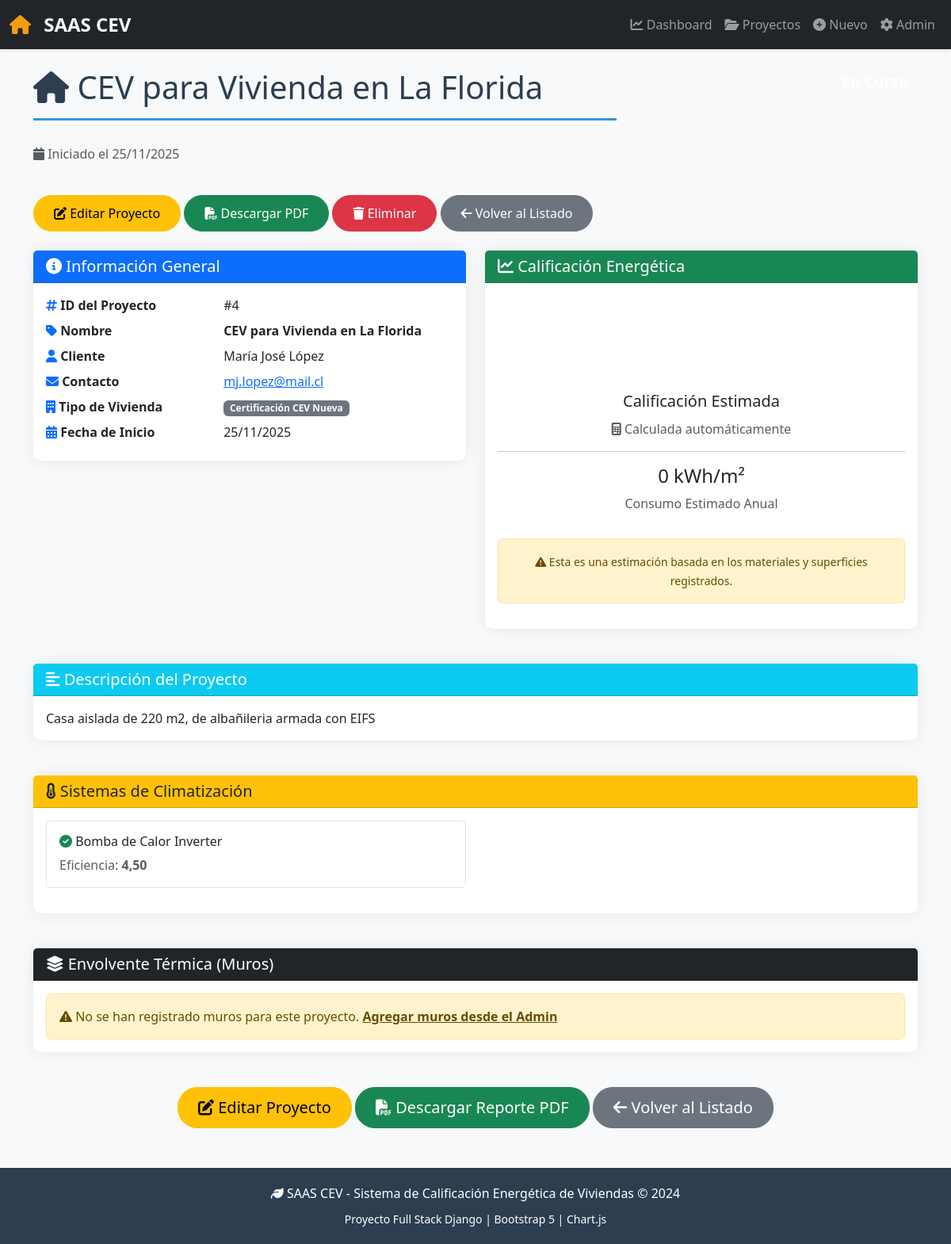
Screenshot of /proyectos/4/ with the database file from the repository.
### gestion/models.py (models this page shows, shortened)
class Proyecto(models.Model):
    cliente = models.ForeignKey(Cliente, on_delete=models.CASCADE, related_name='proyectos')
    tipo = models.ForeignKey(TipoProyecto, on_delete=models.PROTECT)
    sistemas = models.ManyToManyField(SistemaClimatizacion, related_name='proyectos', blank=True)
    nombre = models.CharField(max_length=200, verbose_name="Nombre de la Vivienda/Proyecto")
    descripcion = models.TextField(blank=True, null=True)
    fecha_inicio = models.DateField(default=date.today)
    class Meta:
        verbose_name_plural = "Proyectos"
        ordering = ['-fecha_inicio']
    def get_estado_display(self):
        try:
            resultado = self.resultados
            return f"Calificado ({resultado.calificacion})"
        except ObjectDoesNotExist:
            return "En Curso"
    def calcular_calificacion_energetica(self):
        total_conductividad = 0
        total_superficie = 0
        for muro in self.muros.all():
            total_conductividad += (
                float(muro.material_aislante.conductividad) *
                float(muro.superficie)
            )
            total_superficie += float(muro.superficie)
        return 'Sin datos'
    def calcular_consumo_estimado(self):
        calificacion = self.calcular_calificacion_energetica()
        consumos = {
            'A+': 50,
            'A': 75,
            'B': 100,
            'C': 150,
            'D': 200,
            'Sin datos': 0
        }
        return consumos.get(calificacion, 0)
    def get_badge_class(self):
        try:
            calificacion = self.resultados.calificacion
        except ObjectDoesNotExist:
            calificacion = self.calcular_calificacion_energetica()
        badges = {
            'A+': 'success',
            'A': 'primary',
            'B': 'info',
            'C': 'warning',
            'D': 'danger',
            'Sin datos': 'secondary'
        }
        return badges.get(calificacion, 'secondary')

class Cliente(models.Model):
    nombre = models.CharField(max_length=100, verbose_name="Nombre/Razón Social")
    contacto = models.CharField(max_length=100, verbose_name="Email de Contacto", unique=True)

class TipoProyecto(models.Model):
    nombre = models.CharField(max_length=50)
    class Meta:
        verbose_name_plural = "Tipos de Proyecto"

class SistemaClimatizacion(models.Model):
    tipo = models.CharField(max_length=100, verbose_name="Tipo de Sistema")
    eficiencia_nominal = models.DecimalField(max_digits=5, decimal_places=2, default=1.0, verbose_name="Eficiencia Nominal (COP/SCOP)")
    class Meta:
        verbose_name_plural = "Sistemas de Climatización"

### gestion/views.py (the view)
# urls.py: path('proyectos/<int:pk>/', ProyectoDetailView.as_view(), name='proyecto-detalle'),
class ProyectoDetailView(DetailView):
    model = Proyecto
    template_name = 'gestion/proyecto_detail.html'
    def get_context_data(self, **kwargs):
        context = super().get_context_data(**kwargs)
        proyecto = self.object
        context['calificacion_estimada'] = proyecto.calcular_calificacion_energetica()
        context['consumo_estimado'] = proyecto.calcular_consumo_estimado()
        context['muros'] = proyecto.muros.select_related('material_aislante').all()
        return context

### gestion/templates/gestion/proyecto_detail.html (shortened to what this page needs)
{% extends "gestion/base.html" %}
{% block content %}
<div class="row mb-4">
    <div class="col-md-8">
        <h1 class="page-header">
            <i class="fas fa-home"></i> {{ proyecto.nombre }}
        </h1>
        <p class="text-muted">
            <i class="fas fa-calendar"></i> Iniciado el {{ proyecto.fecha_inicio|date:"d/m/Y" }}
        </p>
    </div>
    <div class="col-md-4 text-end">
        <span class="badge badge-{{ proyecto.get_badge_class }}" style="font-size: 1.2rem;">
        </span>
    </div>
</div>
<div class="row mb-4">
    <div class="col-12">
        <a href="{% url 'proyecto-editar' proyecto.pk %}" class="btn btn-warning btn-custom">
            <i class="fas fa-edit"></i> Editar Proyecto
        </a>
        <a href="{% url 'proyecto-pdf' proyecto.pk %}" class="btn btn-success btn-custom">
            <i class="fas fa-file-pdf"></i> Descargar PDF
        </a>
        <a href="{% url 'proyecto-eliminar' proyecto.pk %}" class="btn btn-danger btn-custom">
            <i class="fas fa-trash"></i> Eliminar
        </a>
        <a href="{% url 'proyecto-list' %}" class="btn btn-secondary btn-custom">
            <i class="fas fa-arrow-left"></i> Volver al Listado
        </a>
    </div>
</div>
<div class="row">
    <div class="col-md-6">
        <div class="card">
            <div class="card-header bg-primary text-white">
                <h5 class="mb-0">
                    <i class="fas fa-info-circle"></i> Información General
                </h5>
            </div>
            <div class="card-body">
                <dl class="row mb-0">
                    <dt class="col-sm-5"><i class="fas fa-hashtag text-primary"></i> ID del Proyecto</dt>
                    <dd class="col-sm-7">#{{ proyecto.pk }}</dd>
                    <dt class="col-sm-5"><i class="fas fa-tag text-primary"></i> Nombre</dt>
                    <dd class="col-sm-7"><strong>{{ proyecto.nombre }}</strong></dd>
                    <dt class="col-sm-5"><i class="fas fa-user text-primary"></i> Cliente</dt>
                    <dd class="col-sm-7">{{ proyecto.cliente.nombre }}</dd>
                    <dt class="col-sm-5"><i class="fas fa-envelope text-primary"></i> Contacto</dt>
                    <dd class="col-sm-7">
                        <a href="mailto:{{ proyecto.cliente.contacto }}">{{ proyecto.cliente.contacto }}</a>
                    </dd>
                    <dt class="col-sm-5"><i class="fas fa-building text-primary"></i> Tipo de Vivienda</dt>
                    <dd class="col-sm-7">
                        <span class="badge bg-secondary">{{ proyecto.tipo.nombre }}</span>
                    </dd>
                    <dt class="col-sm-5"><i class="fas fa-calendar-alt text-primary"></i> Fecha de Inicio</dt>
                    <dd class="col-sm-7">{{ proyecto.fecha_inicio|date:"d/m/Y" }}</dd>
                </dl>
            </div>
        </div>
    </div>
    <div class="col-md-6">
        <div class="card">
            <div class="card-header bg-success text-white">
                <h5 class="mb-0">
                    <i class="fas fa-chart-line"></i> Calificación Energética
                </h5>
            </div>
            <div class="card-body text-center">
                {% if proyecto.resultados %}
                    <h2 class="display-1 mb-3">
                        <span class="badge badge-{{ proyecto.resultados.calificacion }}" style="font-size: 3rem;">
                            {{ proyecto.resultados.calificacion }}
                        </span>
                    </h2>
                    <p class="lead mb-2">
                        <strong>Calificación Oficial</strong>
                    </p>
                    <p class="text-muted mb-3">
                        Certificado el {{ proyecto.resultados.fecha_calificacion|date:"d/m/Y" }}
                    </p>
                    <hr>
                    <div class="row">
                        <div class="col-12">
                            <h4>{{ proyecto.resultados.consumo_energia_anual }} kWh/m²</h4>
                            <p class="text-muted">Consumo Anual</p>
                        </div>
                    </div>
                {% else %}
                    <h2 class="display-1 mb-3">
                        <span class="badge badge-{{ calificacion_estimada }}" style="font-size: 3rem;">
                        </span>
                    </h2>
                    <p class="lead mb-2">
                        <strong>Calificación Estimada</strong>
                    </p>
                    <p class="text-muted mb-3">
                        <i class="fas fa-calculator"></i> Calculada automáticamente
                    </p>
                    <hr>
                    <div class="row">
                        <div class="col-12">
                            <h4>{{ consumo_estimado }} kWh/m²</h4>
                            <p class="text-muted">Consumo Estimado Anual</p>
                        </div>
                    </div>
                    <div class="alert alert-warning mt-3">
                        <small>
                            <i class="fas fa-exclamation-triangle"></i>
                            Esta es una estimación basada en los materiales y superficies registrados.
                        </small>
                    </div>
                {% endif %}
            </div>
        </div>
    </div>
</div>
{% if proyecto.descripcion %}
<div class="row mt-4">
    <div class="col-12">
        <div class="card">
            <div class="card-header bg-info text-white">
                <h5 class="mb-0">
                    <i class="fas fa-align-left"></i> Descripción del Proyecto
                </h5>
            </div>
            <div class="card-body">
                <p class="mb-0">{{ proyecto.descripcion }}</p>
            </div>
        </div>
    </div>
</div>
{% endif %}
<div class="row mt-4">
    <div class="col-12">
        <div class="card">
            <div class="card-header bg-warning text-dark">
                <h5 class="mb-0">
                    <i class="fas fa-thermometer-half"></i> Sistemas de Climatización
                </h5>
            </div>
            <div class="card-body">
                {% if proyecto.sistemas.all %}
                    <div class="row">
                        {% for sistema in proyecto.sistemas.all %}
                        <div class="col-md-6 mb-3">
                            <div class="p-3 border rounded">
                                <h6 class="mb-2">
                                    <i class="fas fa-check-circle text-success"></i>
                                    {{ sistema.tipo }}
                                </h6>
                                <p class="text-muted mb-0">
                                    Eficiencia: <strong>{{ sistema.eficiencia_nominal }}</strong>
                                </p>
                            </div>
                        </div>
                        {% endfor %}
                    </div>
                {% else %}
                    <div class="alert alert-secondary mb-0">
                        <i class="fas fa-info-circle"></i>
                        No se han registrado sistemas de climatización para este proyecto.
                    </div>
                {% endif %}
            </div>
        </div>
    </div>
</div>
<div class="row mt-4">
    <div class="col-12">
        <div class="card">
            <div class="card-header bg-dark text-white">
                <h5 class="mb-0">
                    <i class="fas fa-layer-group"></i> Envolvente Térmica (Muros)
                </h5>
            </div>
            <div class="card-body">
                {% if muros %}
                    <div class="table-responsive">
                        <table class="table table-bordered table-hover mb-0">
                            <thead class="table-light">
                                <tr>
                                    <th>Ubicación</th>
                                    <th>Superficie (m²)</th>
                                    <th>Material Aislante</th>
                                    <th>Conductividad (W/mK)</th>
                                    <th>Calidad</th>
                                </tr>
                            </thead>
                            <tbody>
                                {% for muro in muros %}
                                <tr>
                                    <td>
                                        <i class="fas fa-compass text-primary"></i>
                                        <strong>{{ muro.ubicacion }}</strong>
                                    </td>
                                    <td>{{ muro.superficie }} m²</td>
                                    <td>{{ muro.material_aislante.nombre }}</td>
                                    <td>{{ muro.material_aislante.conductividad }} W/mK</td>
                                    <td>
                                        {% if muro.material_aislante.conductividad < 0.5 %}
                                            <span class="badge bg-success">Excelente</span>
                                        {% elif muro.material_aislante.conductividad < 1.0 %}
                                            <span class="badge bg-primary">Muy Bueno</span>
                                        {% elif muro.material_aislante.conductividad < 1.5 %}
                                            <span class="badge bg-info">Bueno</span>
                                        {% elif muro.material_aislante.conductividad < 2.0 %}
                                            <span class="badge bg-warning">Regular</span>
                                        {% else %}
                                            <span class="badge bg-danger">Mejorable</span>
                                        {% endif %}
                                    </td>
                                </tr>
                                {% endfor %}
                            </tbody>
                            <tfoot class="table-light">
                                <tr>
                                    <td><strong>TOTAL</strong></td>
                                    <td><strong>{% widthratio muros|length 1 1 %} muros</strong></td>
                                    <td colspan="3"></td>
                                </tr>
                            </tfoot>
                        </table>
                    </div>
                    <div class="alert alert-info mt-3">
                        <h6><i class="fas fa-info-circle"></i> ¿Cómo se calcula la calificación?</h6>
                        <p class="mb-0 small">
                            La calificación energética se calcula promediando la conductividad térmica de todos los materiales
                            aislantes, ponderada por la superficie de cada muro. Valores más bajos de conductividad indican
                            mejor aislamiento térmico.
                        </p>
                    </div>
                {% else %}
                    <div class="alert alert-warning mb-0">
                        <i class="fas fa-exclamation-triangle"></i>
                        No se han registrado muros para este proyecto.
                        <a href="{% url 'admin:gestion_proyecto_change' proyecto.pk %}" class="alert-link">
                            Agregar muros desde el Admin
                        </a>
                    </div>
                {% endif %}
            </div>
        </div>
    </div>
</div>
<div class="row mt-4 mb-5">
    <div class="col-12 text-center">
        <a href="{% url 'proyecto-editar' proyecto.pk %}" class="btn btn-warning btn-lg btn-custom">
            <i class="fas fa-edit"></i> Editar Proyecto
        </a>
        <a href="{% url 'proyecto-pdf' proyecto.pk %}" class="btn btn-success btn-lg btn-custom">
            <i class="fas fa-file-pdf"></i> Descargar Reporte PDF
        </a>
        <a href="{% url 'proyecto-list' %}" class="btn btn-secondary btn-lg btn-custom">
            <i class="fas fa-arrow-left"></i> Volver al Listado
        </a>
    </div>
</div>
{% endblock %}

### gestion/templates/gestion/base.html (style rules this page uses)
:root { --primary-color: #2c3e50; --secondary-color: #3498db; --success-color: #27ae60; --warning-color: #f39c12; --danger-color: #e74c3c; }
body { font-family: 'Segoe UI', Tahoma, Geneva, Verdana, sans-serif; background-color: #f8f9fa; }
.card { border: none; border-radius: 10px; box-shadow: 0 0 20px rgba(0,0,0,.08); margin-bottom: 20px; transition: transform 0.3s ease; }
.btn-custom { border-radius: 25px; padding: 10px 25px; font-weight: 500; transition: all 0.3s ease; }
.page-header { color: var(--primary-color); border-bottom: 3px solid var(--secondary-color); padding-bottom: 15px; margin-bottom: 30px; }

### rows the page displays
Proyecto: nombre "CEV para Vivienda en La Florida", fecha_inicio "25/11/2025", pk "4", cliente.nombre "María José López", cliente.contacto "mj.lopez@mail.cl", tipo.nombre "Certificación CEV Nueva", descripcion "Casa aislada de 220 m2, de albañileria armada con EIFS"
SistemaClimatizacion: tipo "Bomba de Calor Inverter", eficiencia_nominal "4,50"

### other values shown
{{ consumo_estimado }} "0"
